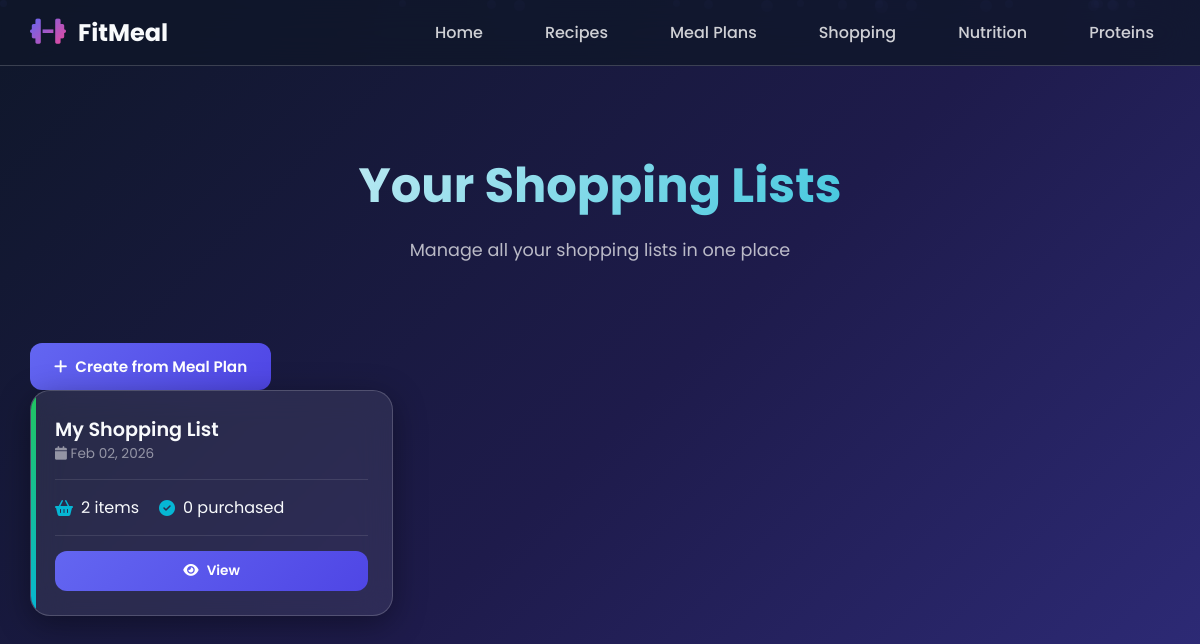
The page /shopping-lists/ on the database its author committed.
### shopping_list/models.py (models this page shows, shortened)
class ShoppingList(models.Model):
    user = models.ForeignKey(User, on_delete=models.CASCADE, null=True, blank=True)
    meal_plan = models.OneToOneField(MealPlan, on_delete=models.CASCADE, null=True, blank=True)
    name = models.CharField(max_length=200, default="Shopping List")
    created_at = models.DateTimeField(auto_now_add=True)
    updated_at = models.DateTimeField(auto_now=True)

### shopping_list/views.py (the view)
# urls.py: path('shopping-lists/', views.shopping_lists, name='shopping_lists'),
def shopping_lists(request):
    lists = ShoppingList.objects.all().order_by('-created_at')
    return render(request, 'shopping_list/shopping_lists.html', {'shopping_lists': lists})

### templates/shopping_list/shopping_lists.html (shortened to what this page needs)
{% extends 'base.html' %}
{% block content %}
<div class="page-header">
    <h1>Your Shopping Lists</h1>
    <p>Manage all your shopping lists in one place</p>
</div>
<div class="lists-header">
    <a href="{% url 'meal_plan_list' %}" class="btn btn-primary">
        <i class="fas fa-plus"></i>
        Create from Meal Plan
    </a>
</div>
<div class="lists-grid">
    {% for list in shopping_lists %}
    <div class="glass-card list-card">
        <div class="list-header">
            <div>
                <div class="list-title">{{ list.name }}</div>
                <div class="list-date">
                    <i class="fas fa-calendar"></i>
                    {{ list.created_at|date:"M d, Y" }}
                </div>
            </div>
        </div>
        <div class="list-stats">
            <div class="list-stat">
                <i class="fas fa-shopping-basket"></i>
                <span>{{ list.items.count }} items</span>
            </div>
            <div class="list-stat">
                <i class="fas fa-check-circle"></i>
                <span>{{ list.items.filter.purchased.count|default:"0" }} purchased</span>
            </div>
        </div>
        <div class="list-actions">
            <a href="{% url 'shopping_list_detail' list.id %}" class="btn btn-primary">
                <i class="fas fa-eye"></i>
                View
            </a>
        </div>
    </div>
    {% endfor %}
</div>
{% endblock %}

### rows shown on the page
ShoppingList: name "My Shopping List", created_at "Feb 02, 2026", items.count "2", items.filter.purchased.count "0"
